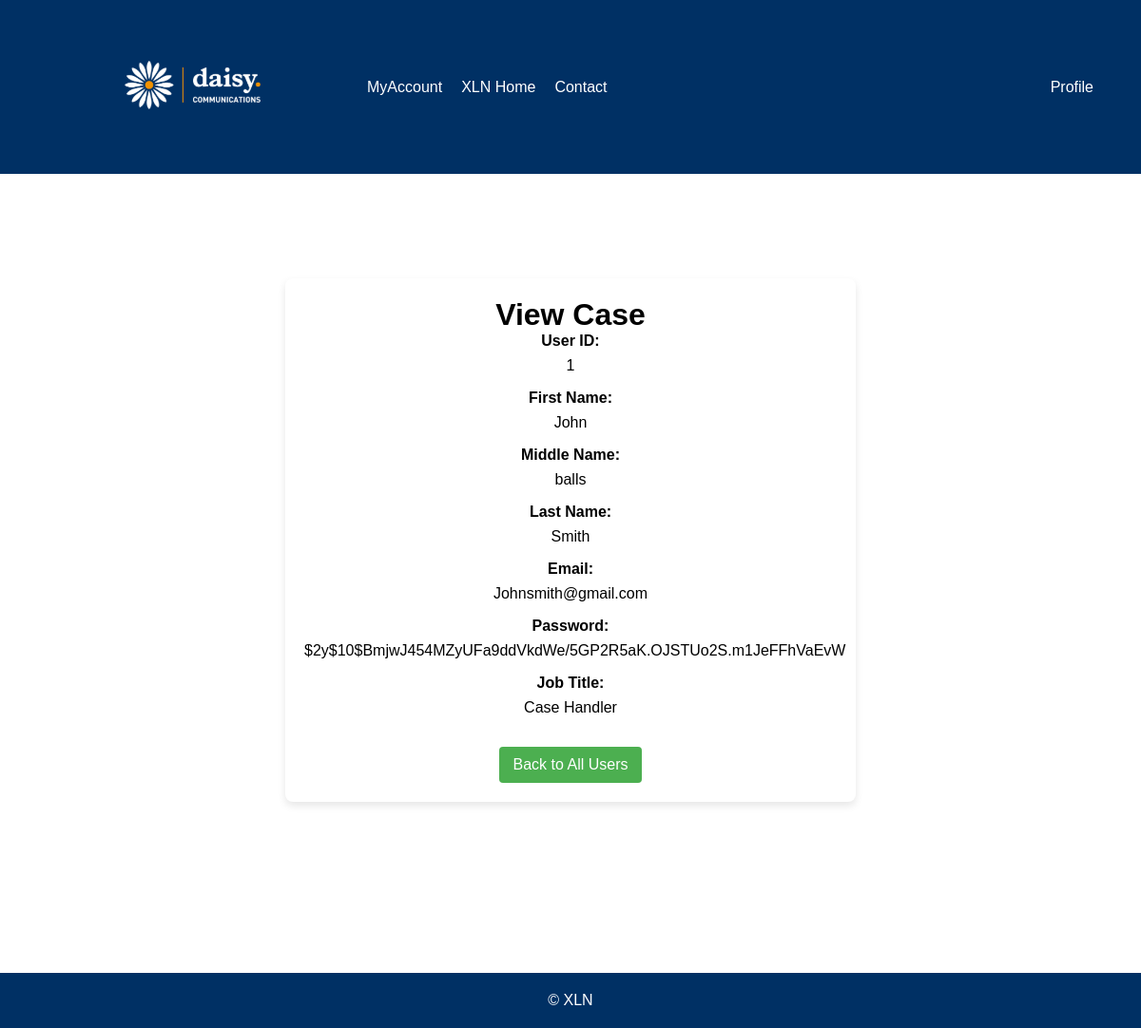
Page /php/ViewUser.php?uid=1 on the earlier database version.
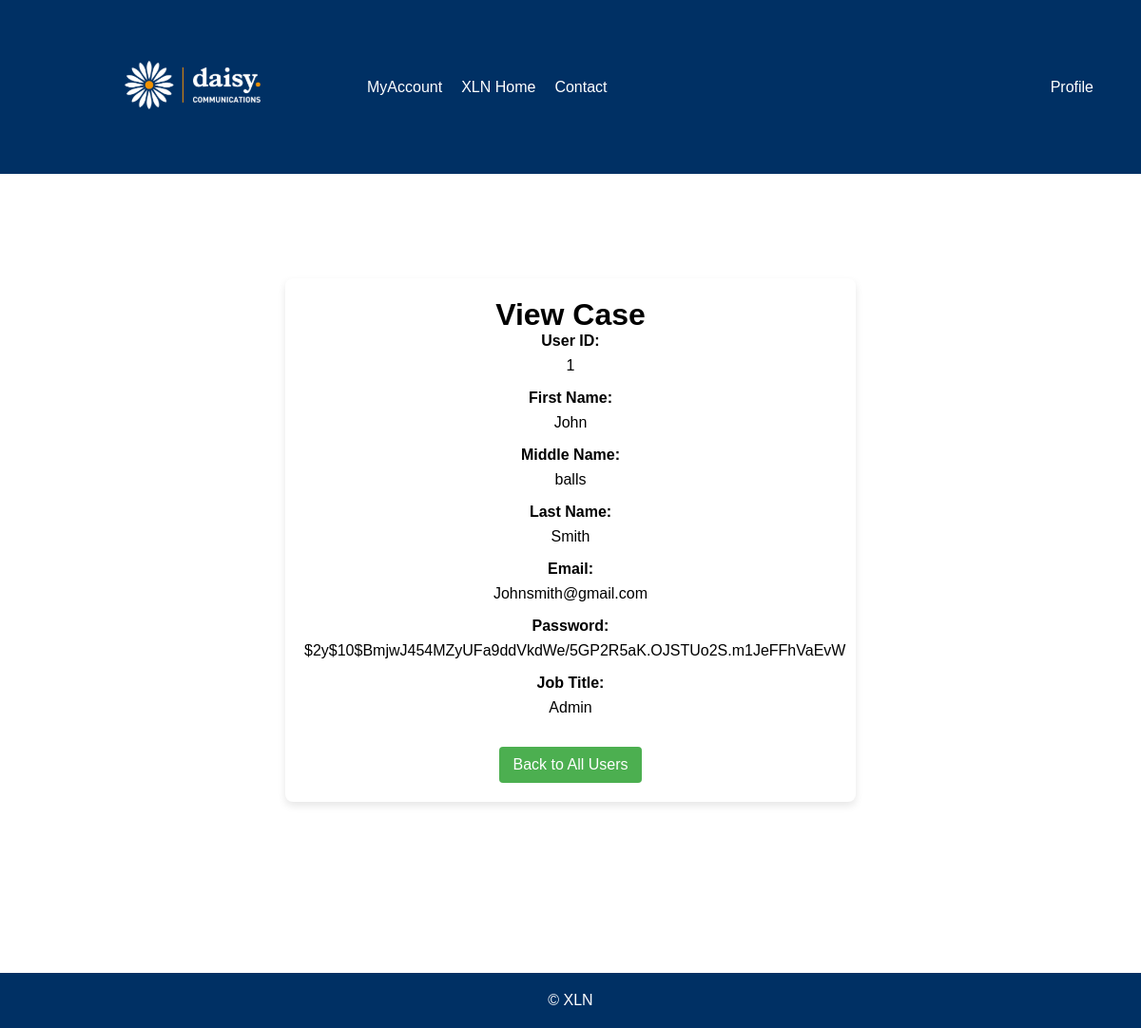
Same page on the later database version.
### tables this page shows
CREATE TABLE users (
userID INTEGER PRIMARY KEY AUTOINCREMENT,
fName TEXT NOT NULL,
mName TEXT,
lName TEXT NOT NULL,
email TEXT NOT NULL UNIQUE CHECK (email LIKE '%_@_%._%'),
password TEXT NOT NULL,
jobID INT NULL,
FOREIGN KEY (jobID) REFERENCES jobs(jobID) ON UPDATE CASCADE ON DELETE CASCADE
);

CREATE TABLE "jobs" (
	"jobID"	INTEGER,
	"job"	TEXT NOT NULL,
	PRIMARY KEY("jobID" AUTOINCREMENT)
);

### php/ViewUser.php (the view, shortened to what this page needs)
<?php
$userID = isset($_GET['uid']) ? $_GET['uid'] : null;
$userData = null;
$db = new SQLite3('../data/XLN_new_DBA.db');
if ($userID) {
    $stmt = $db->prepare($sql = "SELECT u.*,
                                j.job AS job_name
                    FROM users u
                    LEFT JOIN jobs j ON u.jobID = j.jobID
                    WHERE u.userID = :userID");
    $stmt->bindValue(':userID', $userID, SQLITE3_INTEGER);
    $result = $stmt->execute();
    $userData = $result->fetchArray(SQLITE3_ASSOC);
}
?>
<!DOCTYPE html>
<html lang="en">
<head>
    <link rel="stylesheet" href="../css/EditCase.css">
</head>
<body>
    <header>
        <img class="logo" src="../xlnLogo.png" alt="XLN Logo">
        <nav>
            <ul class="left-menu">
                <li><a href="#">MyAccount</a></li>
                <li><a href="#">XLN Home</a></li>
                <li><a href="#">Contact</a></li>
            </ul>
            <ul class="right-menu">
                <li class="dropdown">
                    <a href="javascript:void(0)" class="dropbtn">Profile</a>
                </li>
            </ul>
        </nav>
    </header>
    <main>
        <div class="container">
            <h1>View Case</h1>
            <?php if ($userData): ?>
                <div id="viewCaseForm">
                    <div class="form-group">
                        <label>User ID:</label>
                        <p><?php echo $userData['userID']; ?></p>
                    </div>
                    <div class="form-group">
                        <label>First Name:</label>
                        <p><?php echo $userData['fName']; ?></p>
                    </div>
                    <div class="form-group">
                        <label>Middle Name:</label>
                        <p><?php echo $userData['mName']; ?></p>
                    </div>
                    <div class="form-group">
                        <label>Last Name:</label>
                        <p><?php echo $userData['lName']; ?></p>
                    </div>
                    <div class="form-group">
                        <label>Email:</label>
                        <p><?php echo $userData['email']; ?></p>
                    </div>
                    <div class="form-group">
                        <label>Password:</label>
                        <p><?php echo $userData['password']; ?></p>
                    </div>
                    <div class="form-group">
                        <label>Job Title:</label>
                        <p><?php echo $userData['job_name']; ?></p>
                    </div>
                    <a href="UserManagement.php" class="button">Back to All Users</a>
                </div>
            <?php else: ?>
                <p>No User found or invalid User ID.</p>
                <a href="UserManagement.php">Back to All Users</a>
            <?php endif; ?>
        </div>
    </main>
    <footer>
        <p>&copy; <span id="year"></span> XLN</p>
    </footer>
</body>
</html>

Differences in the rows shown:
changed users "John": jobID.job "Case Handler" → "Admin"
